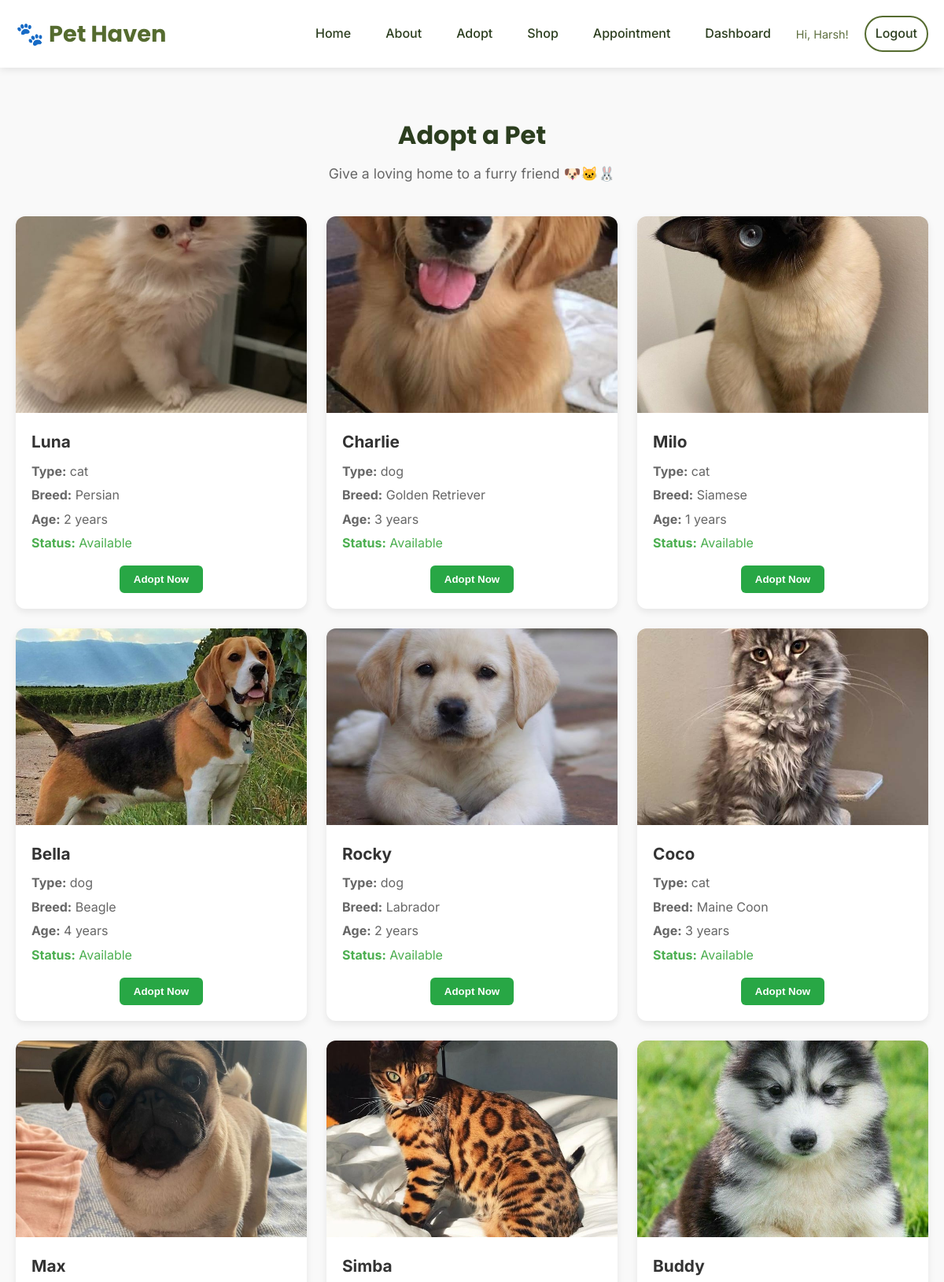
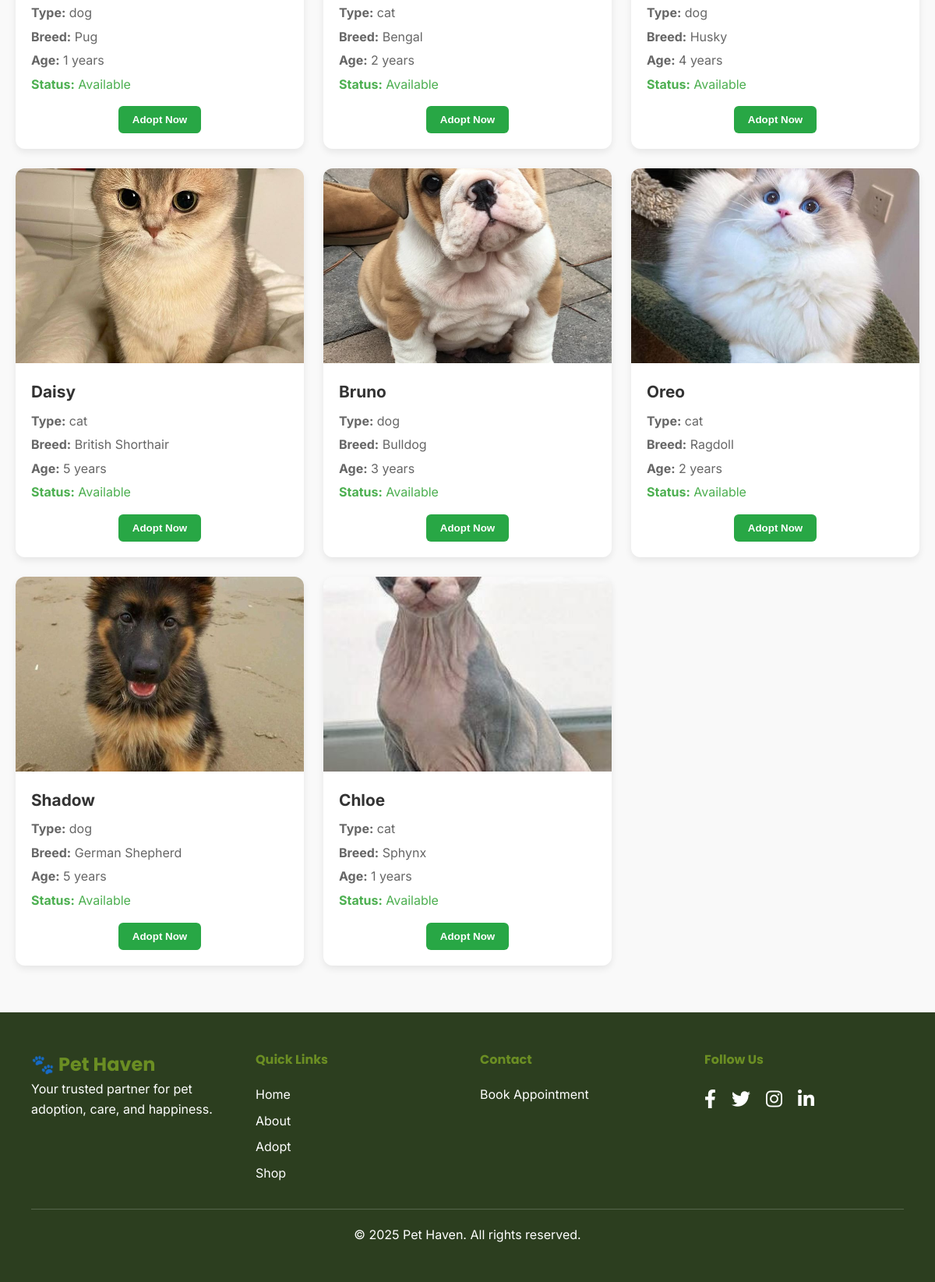
/adopt.php (signed in), run on the app's committed database (2 pictures, top to bottom).
### tables this page shows
CREATE TABLE Pets (
    pet_id INT AUTO_INCREMENT PRIMARY KEY,
    name VARCHAR(100) NOT NULL,
    type VARCHAR(50) NOT NULL,
    breed VARCHAR(100),
    age INT,
    images VARCHAR(150)
);

### adopt.php (the view, shortened to what this page needs)
<?php
include 'includes/header.php';
require_once 'includes/db_connect.php';
try {
    $stmt = $pdo->query("SELECT * FROM Pets ORDER BY pet_id ASC");
    $pets = $stmt->fetchAll(PDO::FETCH_ASSOC);
} catch (PDOException $e) {
    die("Error fetching pets: " . $e->getMessage());
}
?>
<section class="adopt-section" style="padding: 60px 0; background-color: #f9f9f9;">
    <div class="container" style="max-width: 1200px; margin: 0 auto;">
        <div class="section-title" style="text-align: center; margin-bottom: 40px;">
            <h2 style="font-size: 2rem; margin-bottom: 10px;">Adopt a Pet</h2>
            <p style="color: #666;">Give a loving home to a furry friend 🐶🐱🐰</p>
        </div>
        <?php if (empty($pets)): ?>
            <p style="text-align: center; color: #777;">No pets available for adoption right now.</p>
        <?php else: ?>
            <div class="pet-grid" style="display: grid; grid-template-columns: repeat(auto-fill, minmax(280px, 1fr)); gap: 25px;">
                <?php foreach ($pets as $pet): ?>
                    <div class="pet-card" style="background: #fff; border-radius: 12px; box-shadow: 0 4px 10px rgba(0,0,0,0.08); overflow: hidden; transition: transform 0.2s;">
                        <div style="height: 250px; background: #f0f0f0; display: flex; justify-content: center; align-items: center;">
                            <?php if (!empty($pet['images'])): ?>
                                <img src="assets/images/pets/<?php echo htmlspecialchars($pet['images']); ?>" alt="<?php echo htmlspecialchars($pet['name']); ?>" style="width: 100%; height: 100%; object-fit: cover;">
                            <?php else: ?>
                                <img src="assets/images/pets/no-image.jpg" alt="No Image" style="width: 100%; height: 100%; object-fit: cover;">
                            <?php endif; ?>
                        </div>
                        <div style="padding: 20px;">
                            <h3 style="font-size: 1.3rem; margin-bottom: 8px; color: #333;"><?php echo htmlspecialchars($pet['name']); ?></h3>
                            <p style="margin-bottom: 5px; color: #666;"><strong>Type:</strong> <?php echo htmlspecialchars($pet['type']); ?></p>
                            <p style="margin-bottom: 5px; color: #666;"><strong>Breed:</strong> <?php echo htmlspecialchars($pet['breed']); ?></p>
                            <p style="margin-bottom: 5px; color: #666;"><strong>Age:</strong> <?php echo htmlspecialchars($pet['age']); ?> years</p>
                            <p style="margin-bottom: 15px; color: #4CAF50;"><strong>Status:</strong> Available</p>
                            <form method="post" action="adopt_request.php" style="text-align: center;">
                                <button type="submit" name="adopt"
                                    style="background: var(--accent-green); color: var(--white); border: none; padding: 10px 18px; border-radius: 6px; cursor: pointer; font-weight: 600;">
                                    Adopt Now
                                </button>
                            </form>
                        </div>
                    </div>
                <?php endforeach; ?>
            </div>
        <?php endif; ?>
    </div>
</section>
<?php include 'includes/footer.php'; ?>

### assets/css/style.css (style rules this page uses)
:root { --primary-green: #556b2f; --secondary-green: #6b8e23; --accent-green: #28A745; --accent-red: #DC3545; --dark-text: #2c3e1f; --medium-text: #5f7040; --light-text: #8a9770; --white: #ffffff; --grey-100: #f6f8f1; --grey-200: #e8ebe3; --grey-300: #d4d8ce; --font-body: 'Inter', sans-serif; --font-heading: 'Poppins', sans-serif; --spacing-xs: 8px; --spacing-sm: 12px; --spacing-md: 20px; --spacing-lg: 32px; --spacing-xl: 48px; --spacing-xxl: 64px; }
* { margin: 0; padding: 0; box-sizing: border-box; }
body { font-family: var(--font-body); background-color: #f3f5ed; color: var(--dark-text); line-height: 1.6; overflow-x: hidden; }
.container { max-width: 1200px; margin: 0 auto; padding: 0 var(--spacing-md); }
.section-title { text-align: center; margin-bottom: var(--spacing-xl); }
.section-title h2 { font-family: var(--font-heading); font-size: 2.5rem; color: var(--dark-text); margin-bottom: var(--spacing-sm); }
.section-title p { font-size: 1.1rem; color: var(--medium-text); }

### data on the page
pets: images (picture), name "Luna", type "cat", breed "Persian", age "2"
pets: images (picture), name "Charlie", type "dog", breed "Golden Retriever", age "3"
pets: images (picture), name "Milo", type "cat", breed "Siamese", age "1"
pets: images (picture), name "Bella", type "dog", breed "Beagle", age "4"
pets: images (picture), name "Rocky", type "dog", breed "Labrador", age "2"
pets: images (picture), name "Coco", type "cat", breed "Maine Coon", age "3"
pets: images (picture), name "Max", type "dog", breed "Pug", age "1"
pets: images (picture), name "Simba", type "cat", breed "Bengal", age "2"
pets: images (picture), name "Buddy", type "dog", breed "Husky", age "4"
pets: images (picture), name "Daisy", type "cat", breed "British Shorthair", age "5"
pets: images (picture), name "Bruno", type "dog", breed "Bulldog", age "3"
pets: images (picture), name "Oreo", type "cat", breed "Ragdoll", age "2"
pets: images (picture), name "Shadow", type "dog", breed "German Shepherd", age "5"
pets: images (picture), name "Chloe", type "cat", breed "Sphynx", age "1"

### other printed values
$_SESSION['user']['name'] "Harsh"
